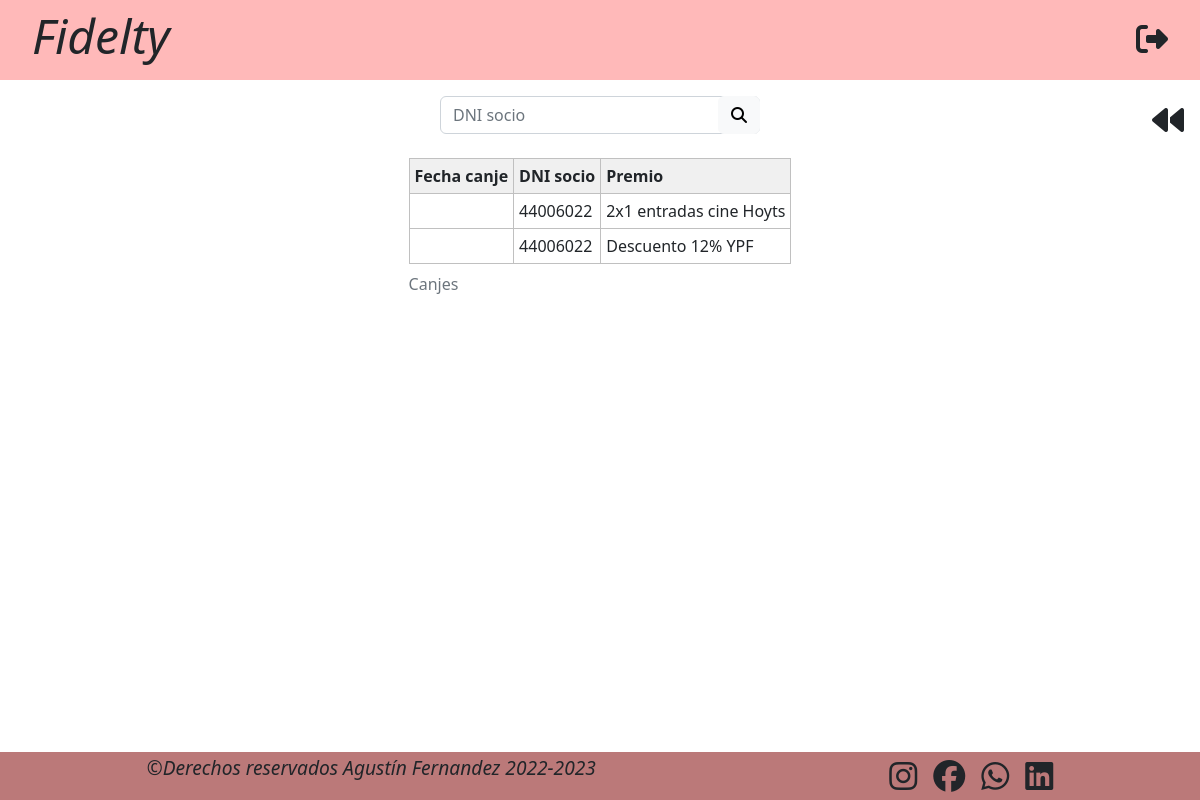
/canjes_socios.php (signed in), run on an earlier commit of the app's database.
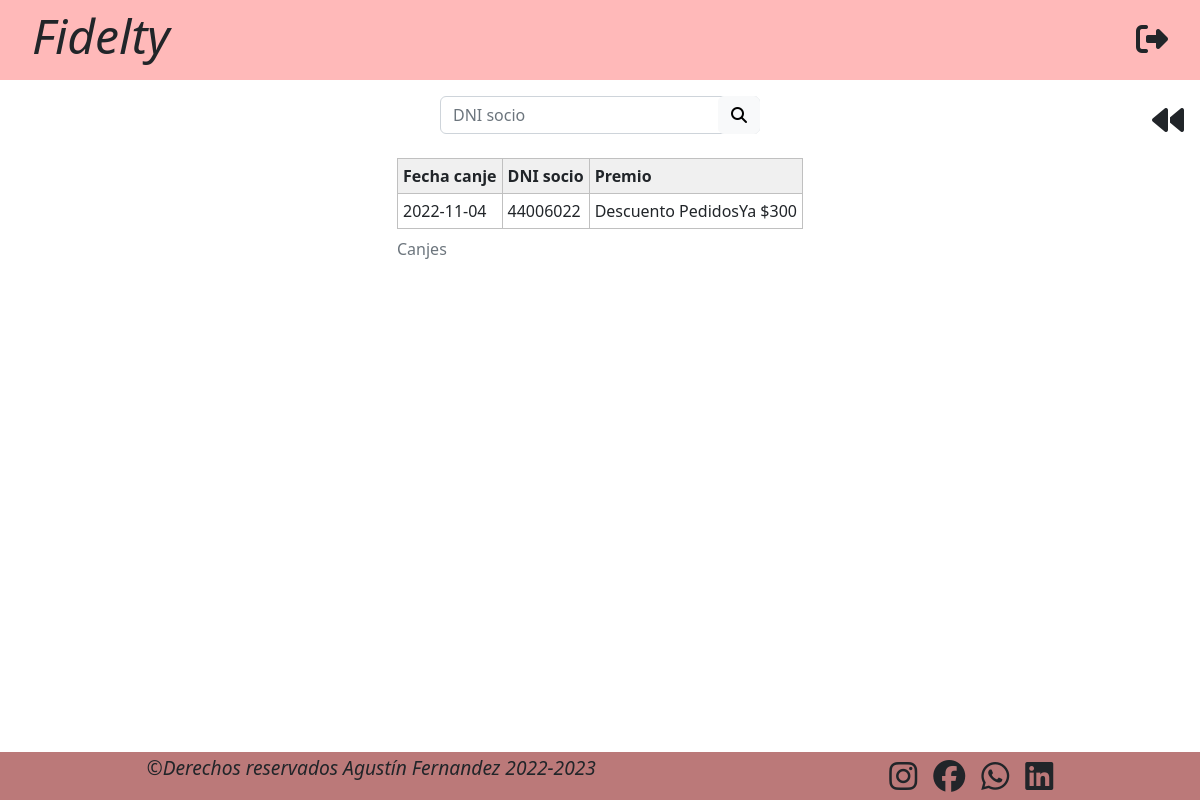
And on a later commit of the database.
### tables this page shows
CREATE TABLE `canjes` (
  `id_canje` int(5) NOT NULL,
  `dni_socio` int(8) NOT NULL,
  `id_premio` int(5) NOT NULL,
  `fecha` date DEFAULT NULL
);

CREATE TABLE `premios` (
  `id` int(5) NOT NULL,
  `saldo` int(10) NOT NULL,
  `stock` int(6) DEFAULT 0,
  `punto_reposicion` int(6) DEFAULT NULL,
  `img` varchar(255) DEFAULT NULL,
  `nombre` varchar(50) NOT NULL,
  `descripcion` varchar(500) NOT NULL,
  `proveedor` varchar(100) NOT NULL
);

### canjes_socios.php (the view, shortened to what this page needs)
<!DOCTYPE html>
<html lang="en">
<head>
    <link href="https://cdn.jsdelivr.net/npm/bootstrap@5.2.1/dist/css/bootstrap.min.css" rel="stylesheet">
    <link rel="stylesheet" href="https://cdnjs.cloudflare.com/ajax/libs/toastr.js/latest/toastr.min.css">
    <link rel="stylesheet" href="css/styles_canjes.css">
</head>
<body>
    <header>
        <h2 class="display-5 text-center"><a href="index_admin.php">Fidelty</a></h2>
        <a href="php/funciones.php?session_destroy=true"><i class="fa-solid fa-right-from-bracket"></i></a>
    </header>
    <a class="go_back" href="index_admin.php">
        <i class="fa-solid fa-backward"></i>
    </a>
    <main class="main_admin_canjes-socios">
        <form class="searchbar_container" method="get" action="canjes_socios.php">
            <div class="searchbar">
                <input name="socio" type="text" class="form-control" placeholder="DNI socio">
                <button type="submit" class="btn btn-light"><i class="fa-solid fa-magnifying-glass"></i></button>
            </div>
        </form>
        <table class="tabla mt-4">
                <?php
                include("php/conexion.php");
                if (isset($_GET['socio']) and $_GET['socio'] != '') {
                    $result = mysqli_query($conexion, "SELECT c.fecha, c.dni_socio, p.nombre FROM premios p, canjes c WHERE p.id = c.id_premio AND c.dni_socio ='" . $_GET['socio'] . "' ORDER BY c.fecha DESC");
                } else {
                    $result = mysqli_query($conexion, "SELECT c.fecha, c.dni_socio, p.nombre FROM premios p, canjes c WHERE p.id = c.id_premio ORDER BY c.dni_socio");
                }
                if( mysqli_num_rows($result)>0 ){
                    echo "
                    <caption>Canjes</caption>
                        <thead>
                            <tr>
                                <th>Fecha canje</th>
                                <th>DNI socio</th>
                                <th>Premio</th>
                            </tr>
                        </thead>
                        <tbody>";
                    $row = mysqli_fetch_assoc($result);
                    while ($row) {
                        echo "
                            <tr>
                                <td>" . $row['fecha'] . "</td>
                                <td>" . $row['dni_socio'] . "</td>
                                <td>" . $row['nombre'] . "</td>
                            </tr>
                        ";
                        $row = mysqli_fetch_assoc($result);
                    }
                    echo "</tbody>";
                } else {
                    echo "No hay premios registrados";
                }
                ?>
        </table>
    </main>
    <footer>
        <p class="footer_derechos">©Derechos reservados Agustín Fernandez 2022-2023</p>
        <div class="footer_redes">
            <a href="#"><i class="fa-brands fa-instagram"></i></a>
            <a href="#"><i class="fa-brands fa-facebook"></i></a>
            <a href="#"><i class="fa-brands fa-whatsapp"></i></a>
            <a href="#"><i class="fa-brands fa-linkedin"></i></a>
        </div>
    </footer>
</body>
</html>

What changed in the data, as far as the page shows it:
removed canjes: dni_socio "44006022", id_premio.nombre "2x1 entradas cine Hoyts"
removed canjes: dni_socio "44006022", id_premio.nombre "Descuento 12% YPF"
added canjes: fecha "2022-11-04", dni_socio "44006022", id_premio.nombre "Descuento PedidosYa $300"
